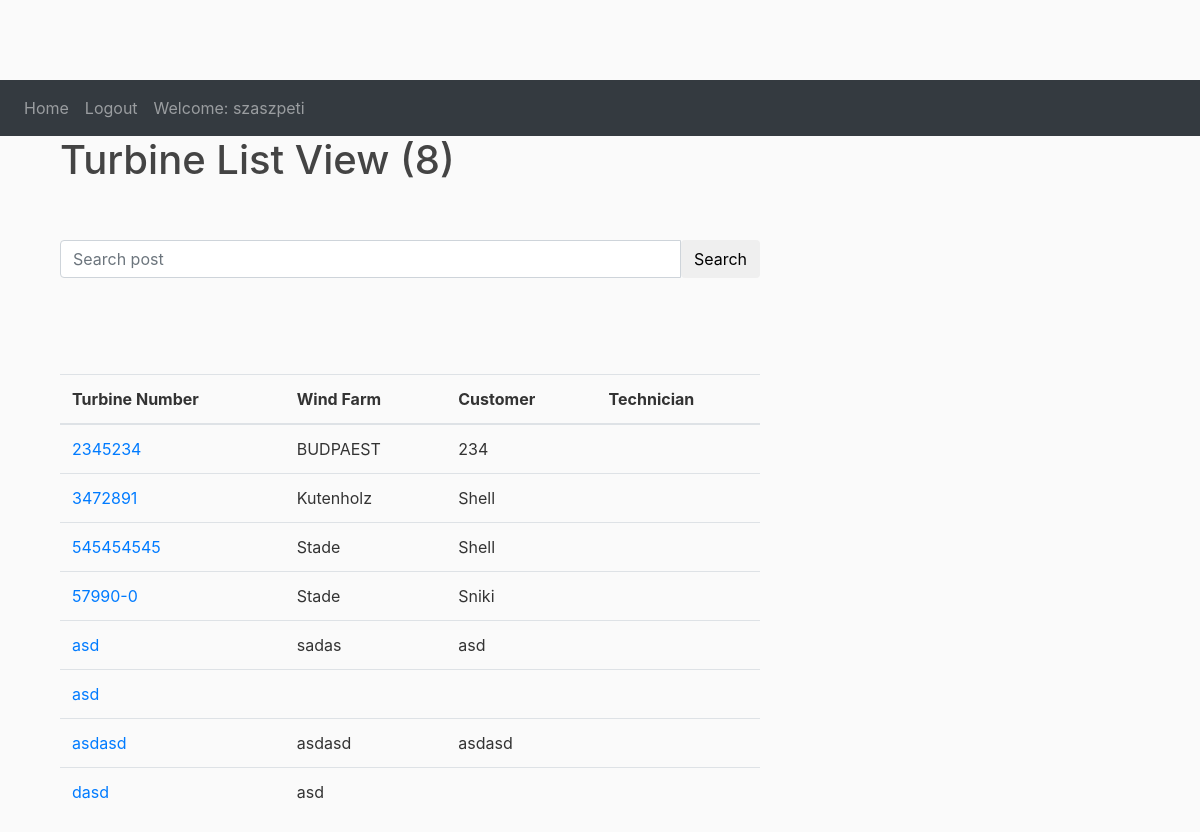
Before: /bladework/turbinelist (signed in) with the older database file.
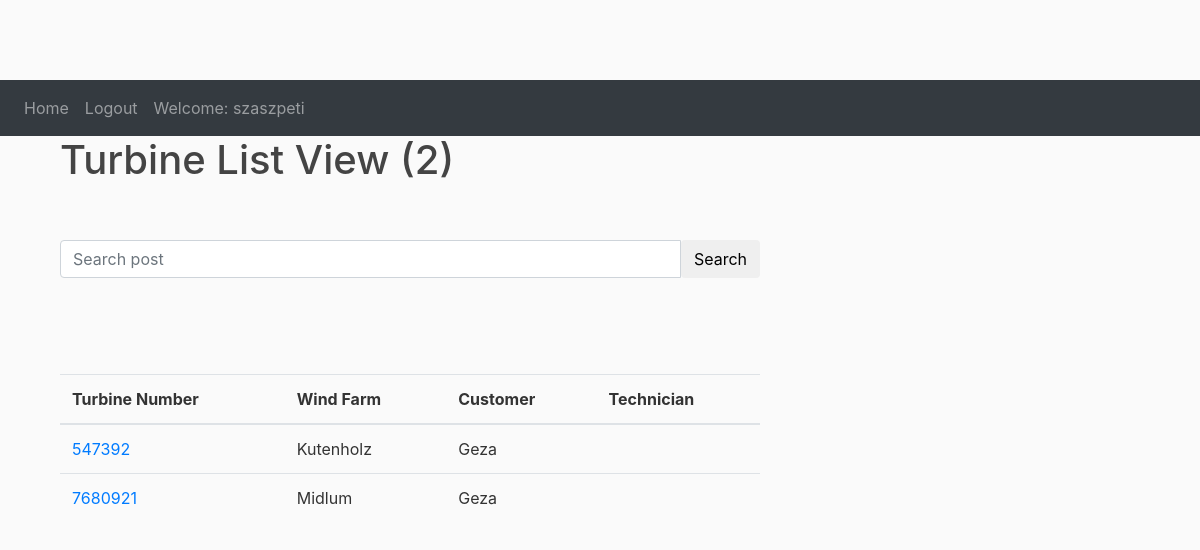
After: the same page with the newer database file.
### bladework/models.py (models this page shows, shortened)
class Turbine(models.Model):
    wtg_number = models.CharField(max_length=120)
    windfarm = models.CharField(max_length=120, blank=True)
    wtg_manufacturer = models.CharField(max_length=120, blank=True)
    wtg_model = models.CharField(max_length=120)
    customer = models.CharField(max_length=120, blank=True)
    hub_heigth = models.CharField(max_length=10, blank=True)
    blade_type = models.CharField(max_length=10, blank=True)
    blade_length = models.CharField(max_length=10, blank=True)
    set_number = models.CharField(max_length=12, blank=True)
    kwh = models.CharField(max_length=10, blank=True)
    turbine_work_hours = models.CharField(max_length=10, blank=True)
    inspection_period = models.DateField(auto_now_add=True, blank=True)
    def get_absolut_url(self):
        return reverse("bladework:turbine_detail", kwargs={"pk": self.id})

### bladework/views.py (the view)
# urls.py: path('turbinelist', TurbineListView.as_view(), name='turbine_list_view'),
class TurbineListView(LoginRequiredMixin, ListView):
    model = Turbine
    ordering = ["wtg_number"]
    template_name = "turbinelist_view.html"

### bladework/templates/turbinelist_view.html
{% extends 'base.html' %}
{% block content %}
<div class="container">
  <h1>Turbine List View ({{object_list|length}})</h1>
    <br>
    <br>
    <form method="GET" action="{% url 'bladework:find_index'%}">
        <div class="input-group">
        <input class="form-control" type="text" name="q" placeholder="Search post" value=""/>
        <span class="input-group-btn">
            <input class="btn btn-default" type="submit" value="Search"/>
            </span>
    </div>
</form>
<br>
    <br>
<br>
    <br>
 <table class="table">
    <thead>
      <tr>
        <th>Turbine Number</th>
        <th>Wind Farm</th>
        <th>Customer</th>
          <th>Technician</th>
      </tr>
    </thead>
    <tbody>
    {% for turbine in object_list %}
    {% if turbine.wtg_number%}
      <tr>
        <td><a href="{{turbine.get_absolut_url}}"> {{turbine.wtg_number}}</td>
        <td>{{turbine.windfarm}}</td>
           <td>{{turbine.customer}}</td>
           <td>{{turbine.name_of_technicians}}</td>
      </tr>
    {% endif %}
    {% endfor %}
    </tbody>
  </table>
</div>
{% endblock %}

Changed rows visible on the page:
removed Turbine: wtg_number "2345234", windfarm "BUDPAEST", customer "234"
removed Turbine: wtg_number "3472891", windfarm "Kutenholz", customer "Shell"
removed Turbine: wtg_number "545454545", windfarm "Stade", customer "Shell"
removed Turbine: wtg_number "57990-0", windfarm "Stade", customer "Sniki"
removed Turbine: wtg_number "asd", windfarm "sadas", customer "asd"
removed Turbine: wtg_number "asd"
removed Turbine: wtg_number "asdasd", windfarm "asdasd", customer "asdasd"
removed Turbine: wtg_number "dasd", windfarm "asd"
added Turbine: wtg_number "547392", windfarm "Kutenholz", customer "Geza"
added Turbine: wtg_number "7680921", windfarm "Midlum", customer "Geza"
Other visible differences:
{{ object_list|length }}: "8" → "2"
